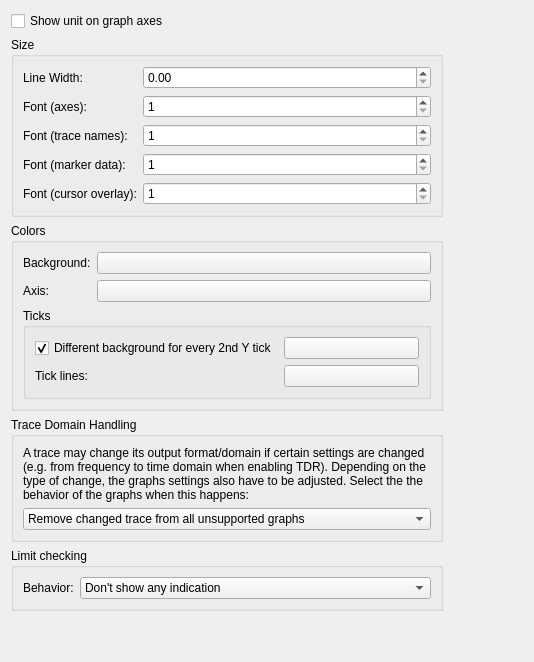
           <widget class="QWidget" name="Graphs">
            <layout class="QHBoxLayout" name="horizontalLayout_5">
             <item>
              <layout class="QVBoxLayout" name="verticalLayout_11">
               <item>
                <widget class="QCheckBox" name="GraphsShowUnit">
                 <property name="text">
                  <string>Show unit on graph axes</string>
                 </property>
                </widget>
               </item>
               <item>
                <widget class="QGroupBox" name="groupBox_16">
                 <property name="title">
                  <string>Size</string>
                 </property>
                 <layout class="QFormLayout" name="formLayout_11">
                  <item row="0" column="0">
                   <widget class="QLabel" name="label_27">
                    <property name="text">
                     <string>Line Width:</string>
                    </property>
                   </widget>
                  </item>
                  <item row="0" column="1">
                   <widget class="QDoubleSpinBox" name="GraphsLineWidth">
                    <property name="singleStep">
                     <double>0.100000000000000</double>
                    </property>
                   </widget>
                  </item>
                  <item row="1" column="0">
                   <widget class="QLabel" name="label_39">
                    <property name="text">
                     <string>Font (axes):</string>
                    </property>
                   </widget>
                  </item>
                  <item row="1" column="1">
                   <widget class="QSpinBox" name="GraphsFontSizeAxis">
                    <property name="minimum">
                     <number>1</number>
                    </property>
                   </widget>
                  </item>
                  <item row="2" column="1">
                   <widget class="QSpinBox" name="GraphsFontSizeTraceNames">
                    <property name="minimum">
                     <number>1</number>
                    </property>
                   </widget>
                  </item>
                  <item row="3" column="1">
                   <widget class="QSpinBox" name="GraphsFontSizeMarkerData">
                    <property name="minimum">
                     <number>1</number>
                    </property>
                   </widget>
                  </item>
                  <item row="4" column="1">
                   <widget class="QSpinBox" name="GraphsFontSizeCursorOverlay">
                    <property name="minimum">
                     <number>1</number>
                    </property>
                   </widget>
                  </item>
                  <item row="2" column="0">
                   <widget class="QLabel" name="label_40">
                    <property name="text">
                     <string>Font (trace names):</string>
                    </property>
                   </widget>
                  </item>
                  <item row="3" column="0">
                   <widget class="QLabel" name="label_41">
                    <property name="text">
                     <string>Font (marker data):</string>
                    </property>
                   </widget>
                  </item>
                  <item row="4" column="0">
                   <widget class="QLabel" name="label_42">
                    <property name="text">
                     <string>Font (cursor overlay):</string>
                    </property>
                   </widget>
                  </item>
                 </layout>
                </widget>
               </item>
               <item>
                <widget class="QGroupBox" name="groupBox_5">
                 <property name="title">
                  <string>Colors</string>
                 </property>
                 <layout class="QFormLayout" name="formLayout_4">
                  <item row="0" column="0">
                   <widget class="QLabel" name="label_15">
                    <property name="text">
                     <string>Background:</string>
                    </property>
                   </widget>
                  </item>
                  <item row="0" column="1">
                   <widget class="ColorPickerButton" name="GraphsColorBackground">
                    <property name="text">
                     <string/>
                    </property>
                   </widget>
                  </item>
                  <item row="1" column="0">
                   <widget class="QLabel" name="label_16">
                    <property name="text">
                     <string>Axis:</string>
                    </property>
                   </widget>
                  </item>
                  <item row="1" column="1">
                   <widget class="ColorPickerButton" name="GraphsColorAxis">
                    <property name="text">
                     <string/>
                    </property>
                   </widget>
                  </item>
                  <item row="2" column="0" colspan="2">
                   <widget class="QGroupBox" name="groupBox_13">
                    <property name="title">
                     <string>Ticks</string>
                    </property>
                    <property name="checkable">
                     <bool>false</bool>
                    </property>
                    <layout class="QGridLayout" name="gridLayout">
                     <item row="1" column="1">
                      <widget class="ColorPickerButton" name="GraphsColorTicksBackground">
                       <property name="text">
                        <string/>
                       </property>
                       <property name="checkable">
                        <bool>false</bool>
                       </property>
                       <property name="checked">
                        <bool>false</bool>
                       </property>
                      </widget>
                     </item>
                     <item row="2" column="0">
                      <widget class="QLabel" name="label_17">
                       <property name="text">
                        <string>Tick lines:</string>
                       </property>
                      </widget>
                     </item>
                     <item row="2" column="1">
                      <widget class="ColorPickerButton" name="GraphsColorTicksDivisions">
                       <property name="text">
                        <string/>
                       </property>
                      </widget>
                     </item>
                     <item row="1" column="0">
                      <widget class="QCheckBox" name="GraphsColorTicksBackgroundEnabled">
                       <property name="text">
                        <string>Different background for every 2nd Y tick</string>
                       </property>
                       <property name="checked">
                        <bool>true</bool>
                       </property>
                      </widget>
                     </item>
                    </layout>
                   </widget>
                  </item>
                 </layout>
                </widget>
               </item>
               <item>
                <widget class="QGroupBox" name="groupBox_12">
                 <property name="title">
                  <string>Trace Domain Handling</string>
                 </property>
                 <layout class="QVBoxLayout" name="verticalLayout_4">
                  <item>
                   <widget class="QLabel" name="label_25">
                    <property name="text">
                     <string>&lt;html&gt;&lt;head/&gt;&lt;body&gt;&lt;p&gt;A trace may change its output format/domain if certain settings are changed (e.g. from frequency to time domain when enabling TDR). Depending on the type of change, the graphs settings also have to be adjusted. Select the the behavior of the graphs when this happens:&lt;/p&gt;&lt;/body&gt;&lt;/html&gt;</string>
                    </property>
                    <property name="wordWrap">
                     <bool>true</bool>
                    </property>
                   </widget>
                  </item>
                  <item>
                   <widget class="QComboBox" name="GraphsDomainChangeBehavior">
                    <item>
                     <property name="text">
                      <string>Remove changed trace from all unsupported graphs</string>
                     </property>
                    </item>
                    <item>
                     <property name="text">
                      <string>Adjust graphs to support the changed trace (may remove other traces)</string>
                     </property>
                    </item>
                    <item>
                     <property name="text">
                      <string>Adjust graph only if it contains no other traces</string>
                     </property>
                    </item>
                   </widget>
                  </item>
                 </layout>
                </widget>
               </item>
               <item>
                <widget class="QGroupBox" name="groupBox_17">
                 <property name="title">
                  <string>Limit checking</string>
                 </property>
                 <layout class="QFormLayout" name="formLayout_12">
                  <item row="0" column="0">
                   <widget class="QLabel" name="label_43">
                    <property name="text">
                     <string>Behavior:</string>
                    </property>
                   </widget>
                  </item>
                  <item row="0" column="1">
                   <widget class="QComboBox" name="GraphsLimitIndication">
                    <item>
                     <property name="text">
                      <string>Don't show any indication</string>
                     </property>
                    </item>
                    <item>
                     <property name="text">
                      <string>PASS/FAIL text in graph corner</string>
                     </property>
                    </item>
                    <item>
                     <property name="text">
                      <string>Overlay over whole graph on FAIL</string>
                     </property>
                    </item>
                   </widget>
                  </item>
                 </layout>
                </widget>
               </item>
               <item>
                <spacer name="verticalSpacer_3">
                 <property name="orientation">
                  <enum>Qt::Vertical</enum>
                 </property>
                 <property name="sizeHint" stdset="0">
                  <size>
                   <width>20</width>
                   <height>40</height>
                  </size>
                 </property>
                </spacer>
               </item>
              </layout>
             </item>
             <item>
              <spacer name="horizontalSpacer_3">
               <property name="orientation">
                <enum>Qt::Horizontal</enum>
               </property>
               <property name="sizeHint" stdset="0">
                <size>
                 <width>80</width>
                 <height>20</height>
                </size>
               </property>
              </spacer>
             </item>
            </layout>
           </widget>
